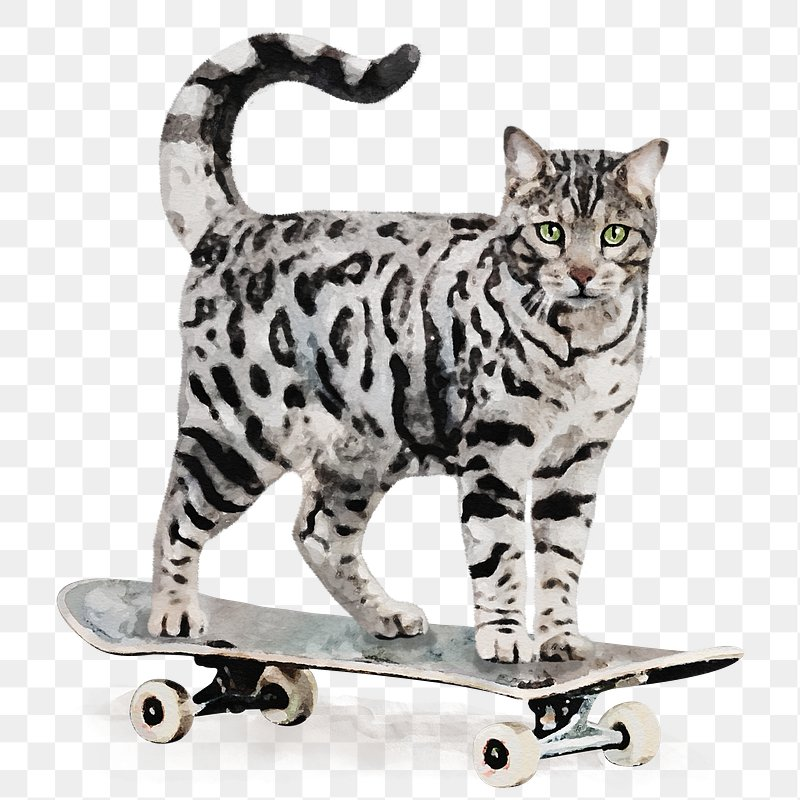
#> input picture 03/image.png, 800 x 800 px, given in place of image.jpg, which was not available
$ python 01ImageInspect.py
#> lines starting #> are read from the running program, lines starting #| are printed output that depends on the picture; pictures that were not available may be replaced by others from this repository, and a replacement may not be noted
import cv2
import matplotlib.pyplot as plt

img = cv2.imread('image.jpg')
#> img is the input picture: shape (800, 800, 3); mean B, G, R 202.4, 204, 205.6

if img is None:
    print("Image not found or unable to read")
else:
    # 裁剪图像
    crop_img = img[500:1500, 500:1500]
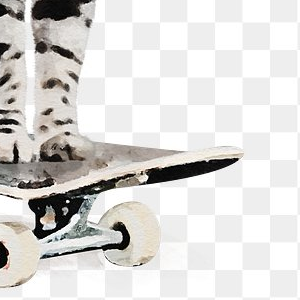
#> crop_img: shape (300, 300, 3); mean B, G, R 214.4, 216.6, 218.1

    # 显示原始图像
    plt.subplot(2, 2, 1)
    plt.imshow(cv2.cvtColor(img, cv2.COLOR_BGR2RGB))
    plt.title("Original Image")

    # 显示裁剪后的图像
    plt.subplot(2, 2, 2)
    plt.imshow(cv2.cvtColor(crop_img, cv2.COLOR_BGR2RGB))
    plt.title("Cropped Image")

    # 转换成灰度图像
    gray_img = cv2.cvtColor(img, cv2.COLOR_BGR2GRAY)
    plt.subplot(2, 2, 3)
    plt.imshow(gray_img, cmap='gray')
    plt.title("Gray Image")

    #降低像素值
    lower_reso = cv2.resize(img,(0,0), fx=0.1, fy=0.1)
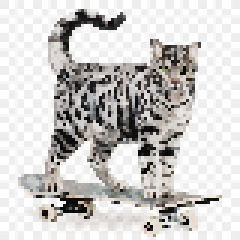
#> lower_reso: shape (80, 80, 3) (shown 3 times larger); mean B, G, R 202, 203.6, 205.2
    plt.subplot(2, 2, 4)
    plt.imshow(cv2.cvtColor(lower_reso, cv2.COLOR_BGR2RGB))
    plt.title("Lower Resolution Image")

    # 显示所有图像
    plt.show()
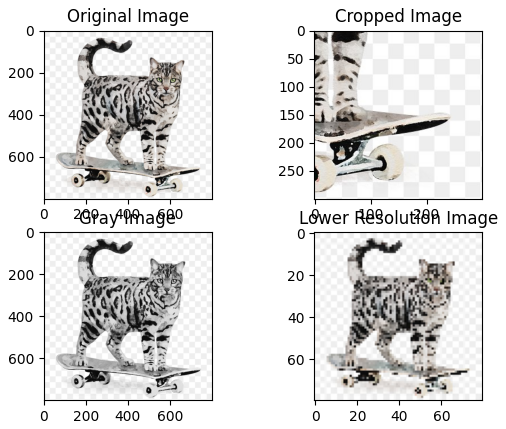
#> figure drawn by matplotlib, 4 panels
